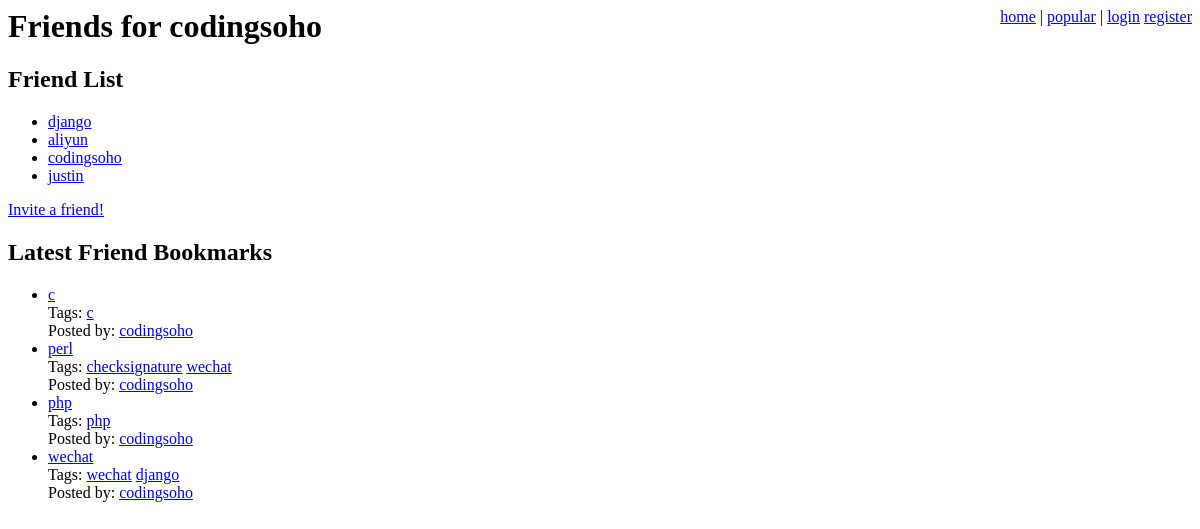
Screenshot of /friends/codingsoho/ with the database file from the repository.
### bookmarks/models.py (models this page shows, shortened)
class Bookmark(models.Model):
    title = models.CharField(max_length=200)
    user = models.ForeignKey(User)
    link = models.ForeignKey(Link)

class Tag(models.Model):
    name = models.CharField(max_length=64, unique=True)
    bookmarks = models.ManyToManyField(Bookmark)

### bookmarks/views.py (the view)
# urls.py: url(r'^friends/(\w+)/$', friends_page),
def friends_page(request, username):
    user = get_object_or_404(User, username=username)
    friends = [friendship.to_friend for friendship in user.friend_set.all()]
    friend_bookmarks = Bookmark.objects.filter(user__in=friends    ).order_by('-id')
    variables = {
        'username': username,
        'friends': friends,
        'bookmarks': friend_bookmarks[:10],
        'show_tags': True,
        'show_user': True
    }
    return render(request, 'friends_page.html', variables)

### templates/friends_page.html (shortened to what this page needs)
{% extends "base.html" %}
{% block head %}Friends for {{ username }}{% endblock %}
{% block content %}
    <h2>Friend List</h2>
    {% if friends %}
        <ul class="friends">
            {% for friend in friends %}
                <li><a href="/user/{{ friend.username }}/">
                {{ friend.username }}</a></li>
            {% endfor %}
        </ul>
    {% else %}
        <p>No friends found.</p>
    {% endif %}
    <a href="/friend/invite/">Invite a friend!</a>
    <h2>Latest Friend Bookmarks</h2>
    {% include "bookmark_list.html" %}
{% endblock %}

### templates/bookmark_list.html (shortened to what this page needs)
{% if bookmarks %}
    <ul class="bookmarks">
        {% for bookmark in bookmarks %}
        <li>
            <a href="{{ bookmark.link.url }}" class="title">
            {{ bookmark.title }}</a>
            <br>
            {% if show_tags %}
                Tags:
                {% if bookmark.tag_set.all %}
                    <ul class="tags">
                    {% for tag in bookmark.tag_set.all %}
                        <li>
                            <a href="/tag/{{ tag.name }}/">{{ tag.name|urlencode }}</a>
                        </li>
                    {% endfor %}
                    </ul>
                {% else %}
                    None.
                {% endif %}
                <br />
            {% endif %}
            {% if show_user %}
                Posted by:
                <a href="/user/{{ bookmark.user.username }}/"
                class="username">
                {{ bookmark.user.username }}</a>
            {% endif %}
        </li>
        {% endfor %}
    </ul>
{% else %}
    <p>No bookmarks found.</p>
{% endif %}

### csblog/site_media/style.css (style rules this page uses)
ul.tags, ul.tags li { display: inline; margin: 0; padding: 0; }

### rows the page displays
Bookmark: title "c", user.username "codingsoho"
Tag: name|urlencode "c"
Bookmark: title "perl", user.username "codingsoho"
Tag: name|urlencode "checksignature"
Tag: name|urlencode "wechat"
Bookmark: title "php", user.username "codingsoho"
Tag: name|urlencode "php"
Bookmark: title "wechat", user.username "codingsoho"
Tag: name|urlencode "django"

### other values shown
{{ username }} "codingsoho"
{{ friend.username }} "django"
{{ friend.username }} "aliyun"
{{ friend.username }} "codingsoho"
{{ friend.username }} "justin"
